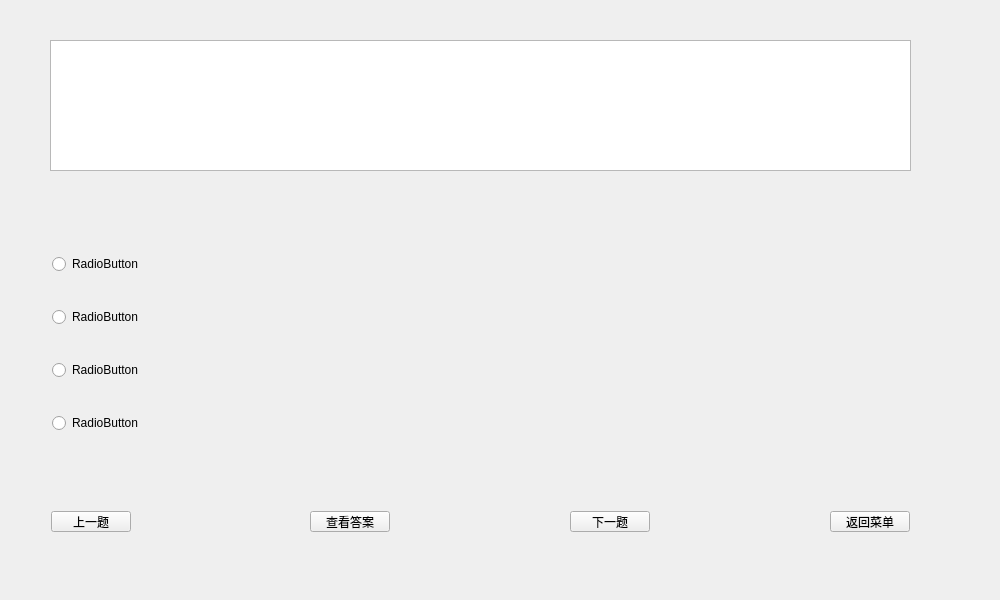
<?xml version="1.0" encoding="UTF-8"?>
<ui version="4.0">
 <class>SCWid</class>
 <widget class="QWidget" name="SCWid">
  <property name="geometry">
   <rect>
    <x>0</x>
    <y>0</y>
    <width>1000</width>
    <height>600</height>
   </rect>
  </property>
  <property name="windowTitle">
   <string>Form</string>
  </property>
  <widget class="QPushButton" name="pushButton_3">
   <property name="geometry">
    <rect>
     <x>310</x>
     <y>511</y>
     <width>80</width>
     <height>21</height>
    </rect>
   </property>
   <property name="text">
    <string>查看答案</string>
   </property>
  </widget>
  <widget class="QTextEdit" name="textEdit">
   <property name="geometry">
    <rect>
     <x>50</x>
     <y>40</y>
     <width>861</width>
     <height>131</height>
    </rect>
   </property>
   <property name="mouseTracking">
    <bool>false</bool>
   </property>
   <property name="readOnly">
    <bool>true</bool>
   </property>
   <property name="acceptRichText">
    <bool>false</bool>
   </property>
   <property name="textInteractionFlags">
    <set>Qt::NoTextInteraction</set>
   </property>
  </widget>
  <widget class="QPushButton" name="pushButton_2">
   <property name="geometry">
    <rect>
     <x>51</x>
     <y>511</y>
     <width>80</width>
     <height>21</height>
    </rect>
   </property>
   <property name="text">
    <string>上一题</string>
   </property>
  </widget>
  <widget class="QRadioButton" name="radioButton_4">
   <property name="geometry">
    <rect>
     <x>52</x>
     <y>413</y>
     <width>88</width>
     <height>20</height>
    </rect>
   </property>
   <property name="text">
    <string>RadioButton</string>
   </property>
   <attribute name="buttonGroup">
    <string notr="true">buttonGroup</string>
   </attribute>
  </widget>
  <widget class="QPushButton" name="pushButton">
   <property name="geometry">
    <rect>
     <x>570</x>
     <y>511</y>
     <width>80</width>
     <height>21</height>
    </rect>
   </property>
   <property name="text">
    <string>下一题</string>
   </property>
  </widget>
  <widget class="QRadioButton" name="radioButton_2">
   <property name="geometry">
    <rect>
     <x>52</x>
     <y>307</y>
     <width>88</width>
     <height>20</height>
    </rect>
   </property>
   <property name="text">
    <string>RadioButton</string>
   </property>
   <attribute name="buttonGroup">
    <string notr="true">buttonGroup</string>
   </attribute>
  </widget>
  <widget class="QRadioButton" name="radioButton">
   <property name="geometry">
    <rect>
     <x>52</x>
     <y>254</y>
     <width>88</width>
     <height>20</height>
    </rect>
   </property>
   <property name="text">
    <string>RadioButton</string>
   </property>
   <attribute name="buttonGroup">
    <string notr="true">buttonGroup</string>
   </attribute>
  </widget>
  <widget class="QRadioButton" name="radioButton_3">
   <property name="geometry">
    <rect>
     <x>52</x>
     <y>360</y>
     <width>88</width>
     <height>20</height>
    </rect>
   </property>
   <property name="text">
    <string>RadioButton</string>
   </property>
   <attribute name="buttonGroup">
    <string notr="true">buttonGroup</string>
   </attribute>
  </widget>
  <widget class="QPushButton" name="pushButton_4">
   <property name="geometry">
    <rect>
     <x>830</x>
     <y>511</y>
     <width>80</width>
     <height>21</height>
    </rect>
   </property>
   <property name="text">
    <string>返回菜单</string>
   </property>
  </widget>
 </widget>
 <resources/>
 <connections/>
 <buttongroups>
  <buttongroup name="buttonGroup"/>
 </buttongroups>
</ui>
